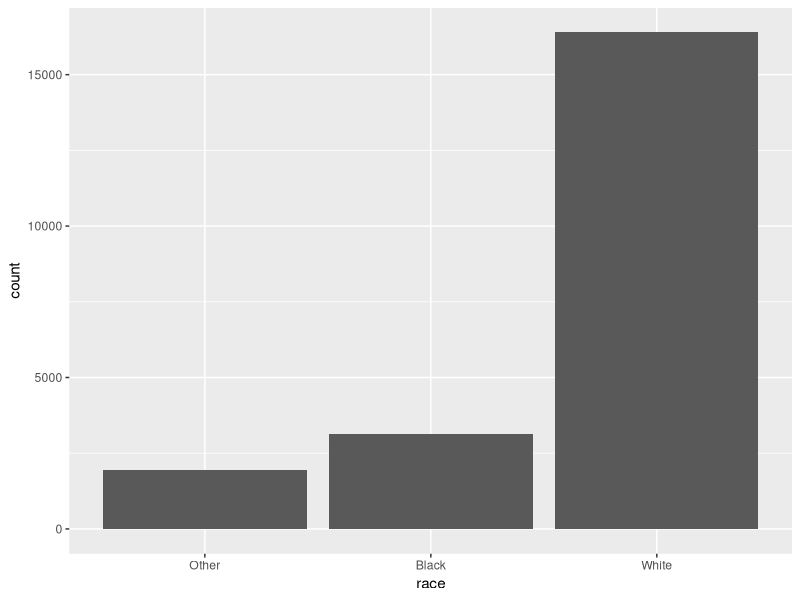
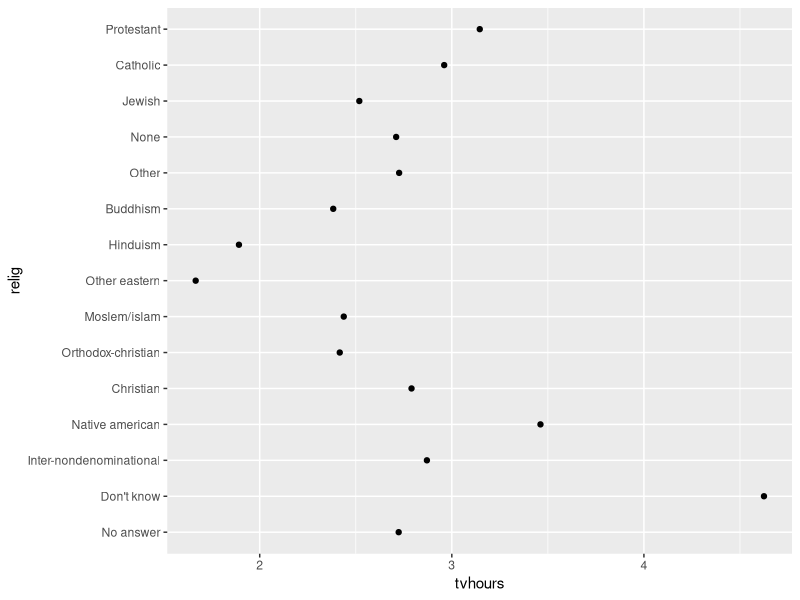
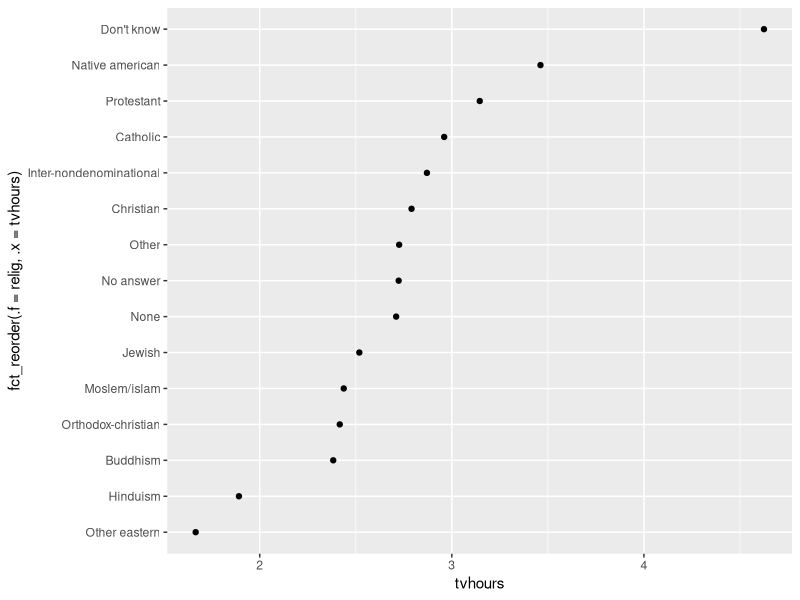
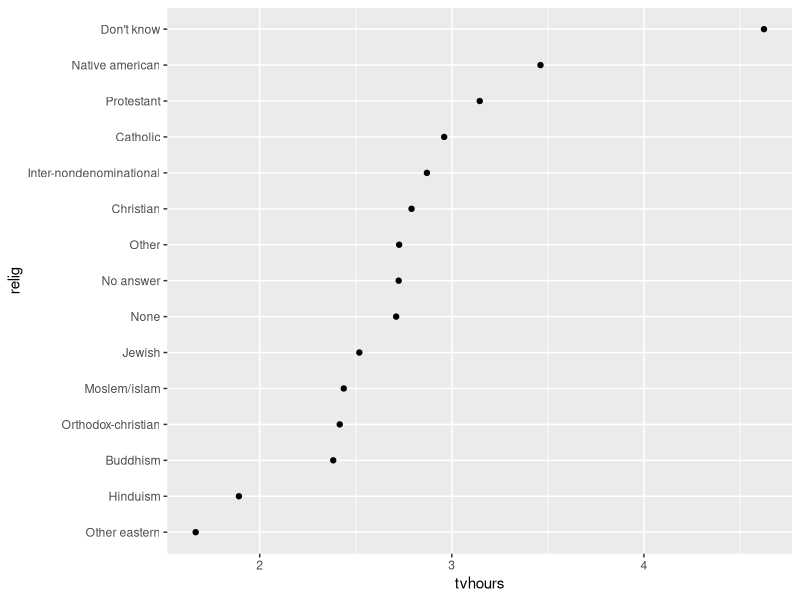
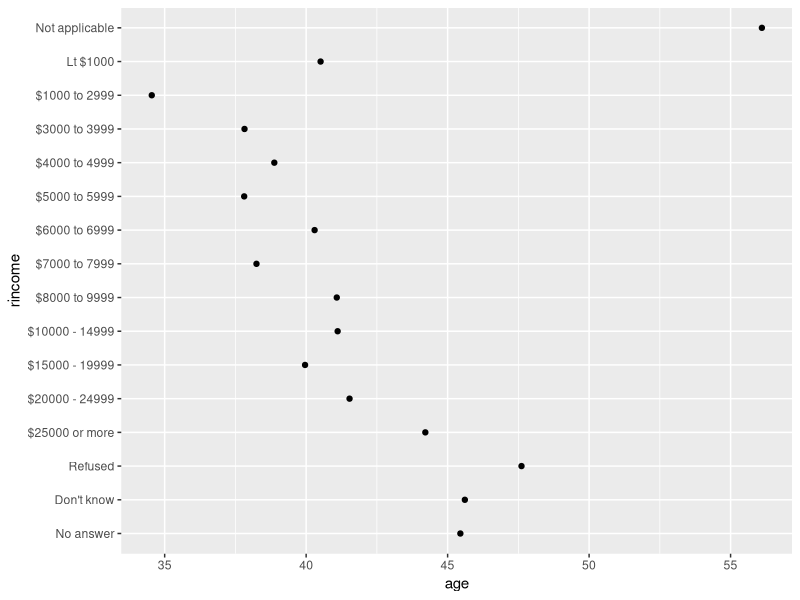
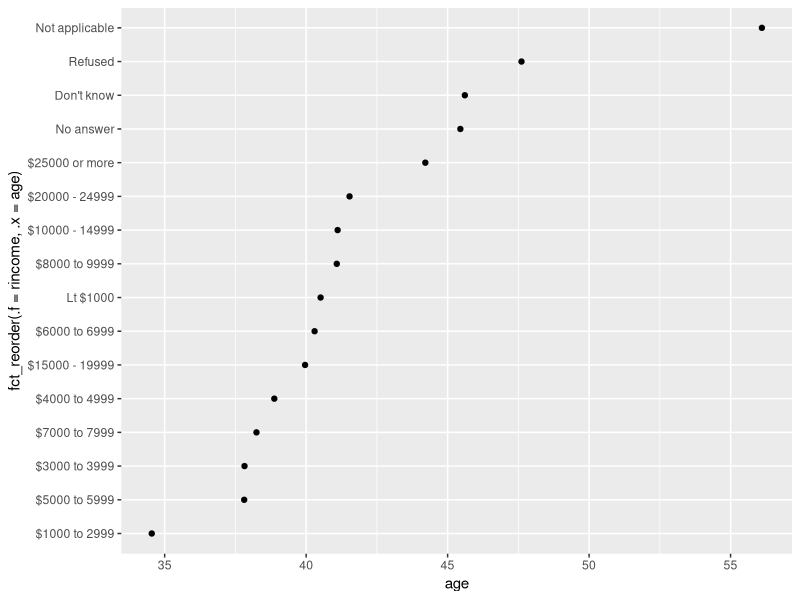
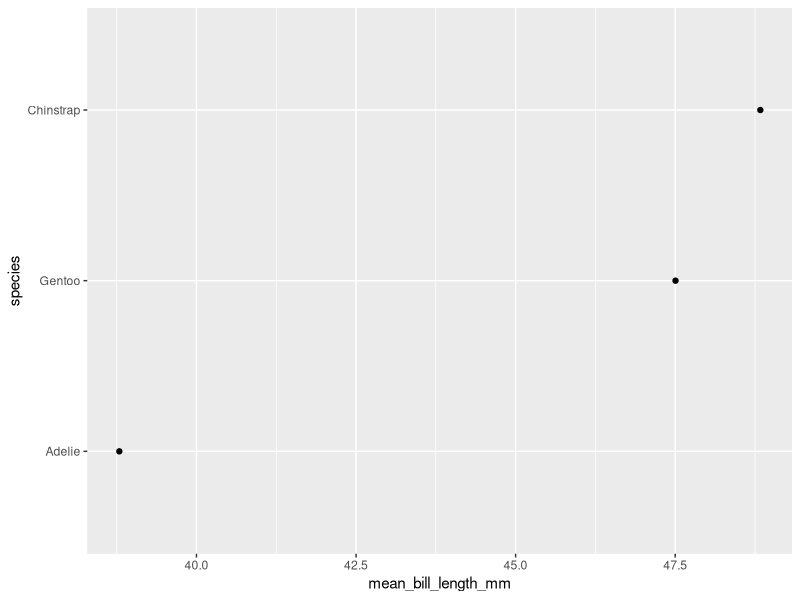
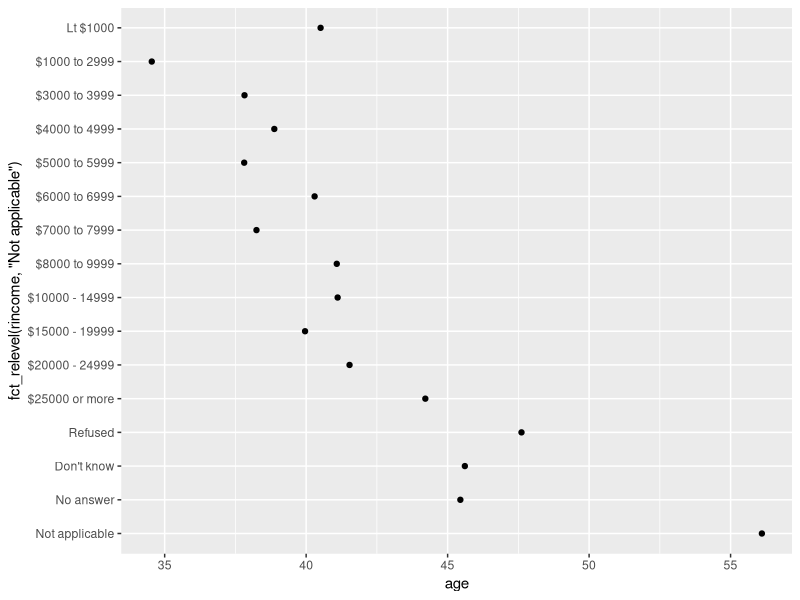

Source code (R) for these figures, in order: (Note: this script raises an error after producing the figures.)
## ---- chunk 1
knitr::opts_chunk$set(echo = TRUE)
library(forcats)
library(tidyverse)
## ---- chunk 2
month_levels <- c(
    "Jan", "Feb", "Mar", "Apr", "May", "Jun",
    "Jul", "Aug", "Sep", "Oct", "Nov", "Dec"
)
## ---- chunk 3
x <- c("Dec", "Apr", "Jan", "Mar")
sort(x)
y <- factor(x, levels = month_levels)
y
## ---- chunk 4
sort(y)
## ---- chunk 5
attributes(y)
## ---- chunk 6
levels(y)
## ---- chunk 7
x_typo <- c("DEC", "dec", "jan")
y_typo <- factor(x_typo, levels = month_levels)
y_typo
## ---- chunk 8
library(tidyverse)

x1_original <- c(10, 10, 10, 50, 60, 20, 20, 40)
x1_factor <- factor(x1_original)
attributes(x1_factor)
## ---- chunk 9
tibble(x1_original, x1_factor) %>%
    mutate(x1_numeric = as.numeric(x1_factor))
## ---- chunk 10
income_level <- c(
    rep("low", 10),
    rep("medium", 10),
    rep("high", 10)
)
income_level
## ---- chunk 11
x <- factor(income_level)
x
## ---- chunk 12
y <- rnorm(30) # generate some random obs from a normal dist
lm(y ~ x)  # high is the ref

x <- relevel(x, "low")
lm(y ~ x)  # low is the ref
## ---- chunk 13
income_level <- c(
    rep("low", 10000),
    rep("medium", 10000),
    rep("high", 10000)
)

format(object.size(income_level), units = "Kb") # size of the character string

format(object.size(factor(income_level)), units = "Kb") # size of the factor

## ---- chunk 14
gss_cat
## ---- chunk 15
gss_cat %>%
    count(race)

gss_cat %>%
    ggplot(aes(x = race)) +
    geom_bar()
## ---- chunk 16
gss_cat %>%
    count(relig)

attributes(gss_cat$relig)
## ---- chunk 17
relig_summary <- gss_cat %>%
    group_by(relig) %>%
    summarise(
        tvhours = mean(tvhours, na.rm = TRUE),
        n = n()
    )

relig_summary %>%
    ggplot(aes(x = tvhours, y = relig)) +
    geom_point()
## ---- chunk 18
relig_summary %>%
    ggplot(aes(
        x = tvhours,
        y = fct_reorder(.f = relig, .x = tvhours)
    )) +
    geom_point()
## ---- chunk 19
relig_summary %>%
    mutate(relig = fct_reorder(relig, tvhours)) %>%
    ggplot(aes(x = tvhours, y = relig)) +
    geom_point()
## ---- chunk 20
rincome_summary <-
    gss_cat %>%
    group_by(rincome) %>%
    summarise(
        age = mean(age, na.rm = TRUE),
        n = n()
    )

## Original rincome order
rincome_summary %>%
    ggplot(aes(x = age, y = rincome)) +
    geom_point()
## ---- chunk 21
rincome_summary %>%
    ggplot(aes(x = age, y = fct_reorder(.f = rincome, .x = age))) +
    geom_point()

## ---- chunk 22
library(palmerpenguins)
penguins

bill_length_summary <- penguins %>%
  group_by(species) %>%
  summarise(
    mean_bill_length_mm = mean(bill_length_mm, na.rm = TRUE),
    n = n()
  )

bill_length_summary %>%
  mutate(species = fct_reorder(species,mean_bill_length_mm ) ) %>%
  ggplot(aes(x = mean_bill_length_mm, y = species ))  + 
    geom_point()
  
## ---- chunk 23
rincome_summary %>%
    ggplot(aes(age, fct_relevel(rincome, "Not applicable"))) +
    geom_point()
## ---- chunk 24
by_age <-
    gss_cat %>%
    filter(!is.na(age)) %>%
    count(age, marital) %>%
    group_by(age) %>%
    mutate(prop = n / sum(n))

by_age %>%
    ggplot(aes(age, prop, colour = marital)) +
    geom_line(na.rm = TRUE)

by_age %>%
    ggplot(aes(age, prop, colour = fct_reorder2(marital, age, prop))) +
    geom_line() +
    labs(colour = "marital")

## ---- chunk 25
gss_cat %>%
    mutate(marital = marital %>% fct_infreq() %>% fct_rev()) %>%
    ggplot(aes(marital)) +
    geom_bar()
## ---- chunk 26
fct_rev(x$species)
# same to this: 
levels(x$species) <- rev(x$species)
## ---- chunk 27
gss_cat %>%
    count(partyid)
## ---- chunk 28
gss_cat %>%
    mutate(partyid = fct_recode(partyid,
        "Republican, strong"    = "Strong republican",
        "Republican, weak"      = "Not str republican",
        "Independent, near rep" = "Ind,near rep",
        "Independent, near dem" = "Ind,near dem",
        "Democrat, weak"        = "Not str democrat",
        "Democrat, strong"      = "Strong democrat"
    )) %>%
    count(partyid)


## ---- chunk 29
gss_cat %>%
    mutate(partyid = fct_recode(partyid,
        "Republican, strong"    = "Strong republican",
        "Republican, weak"      = "Not str republican",
        "Independent, near rep" = "Ind,near rep",
        "Independent, near dem" = "Ind,near dem",
        "Democrat, weak"        = "Not str democrat",
        "Democrat, strong"      = "Strong democrat",
        "Other"                 = "No answer",
        "Other"                 = "Don't know",
        "Other"                 = "Other party"
    )) %>%
    count(partyid)
## ---- chunk 30
gss_cat %>%
    mutate(partyid = fct_collapse(partyid,
        "other" = c("No answer", "Don't know", "Other party"),
        "rep" = c("Strong republican", "Not str republican"),
        "ind" = c("Ind,near rep", "Independent", "Ind,near dem"),
        "dem" = c("Not str democrat", "Strong democrat")
    )) %>%
    count(partyid)
## ---- chunk 31
gss_cat %>%
    mutate(relig = fct_lump_lowfreq(relig)) %>%
    count(relig)
## ---- chunk 32
gss_cat %>%
    mutate(relig = fct_lump_n(relig, n = 10)) %>%
    count(relig, sort = TRUE) %>%
    print(n = Inf)
## ---- chunk 33
ordered(c("a", "b", "c"))

factor(c("a","b","c"))

model.matrix(~factor(c("a","b","c")))
model.matrix(~ordered(c("a","b","c")))
